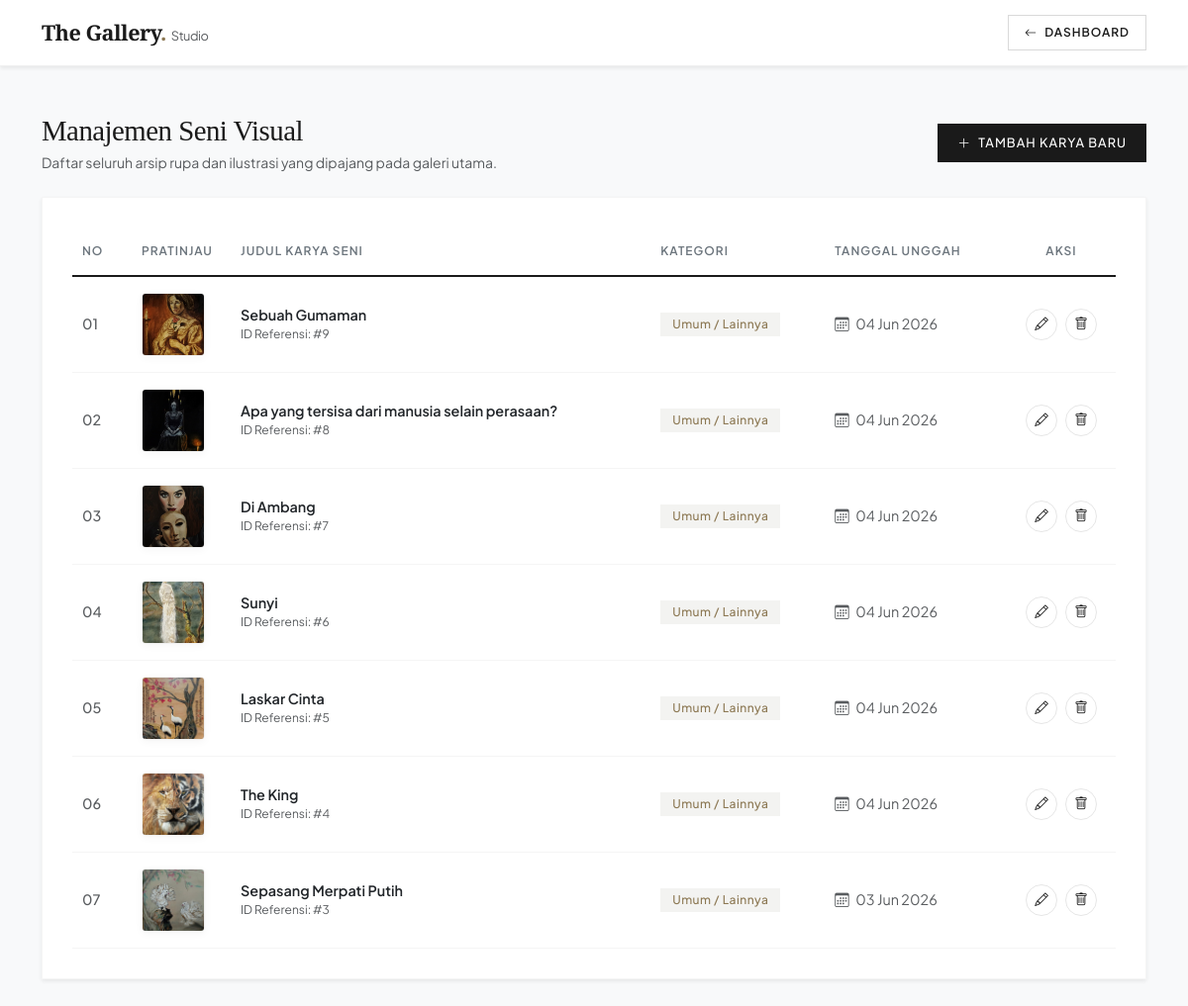
The page /web-dimanis/admin/art-list.php (signed in) on the database its author committed.
### tables this page shows
CREATE TABLE `artworks` (
  `id` int(11) NOT NULL,
  `category_id` int(11) DEFAULT NULL,
  `title` varchar(100) NOT NULL,
  `image_path` varchar(255) NOT NULL,
  `description` text DEFAULT NULL,
  `created_at` timestamp NOT NULL DEFAULT current_timestamp()
);

### web-dimanis/admin/art-list.php (the view, shortened to what this page needs)
<?php
require_once '../config/database.php';
$query = "SELECT artworks.*, categories.name AS category_name
          FROM artworks
          LEFT JOIN categories ON artworks.category_id = categories.id
          ORDER BY artworks.id DESC";
$stmt = $pdo->query($query);
$artworks = $stmt->fetchAll();
?>
<!DOCTYPE html>
<html lang="id">
<head>
    <link href="https://cdn.jsdelivr.net/npm/bootstrap@5.3.3/dist/css/bootstrap.min.css" rel="stylesheet">
    <link rel="stylesheet" href="https://cdn.jsdelivr.net/npm/bootstrap-icons@1.11.3/font/bootstrap-icons.min.css">
</head>
<body>
<nav class="navbar navbar-expand-lg admin-navbar shadow-sm">
    <div class="container">
        <a class="navbar-brand-custom" href="index.php">
            The Gallery<span style="color: var(--accent-gold);">.</span> <small style="font-size: 0.8rem; font-family: 'Plus Jakarta Sans'; font-weight:400;" class="text-muted">Studio</small>
        </a>
        <div class="ms-auto">
            <a href="index.php" class="btn btn-back-custom"><i class="bi bi-arrow-left me-1"></i> Dashboard</a>
        </div>
    </div>
</nav>
<div class="container my-5">
    <div class="d-flex flex-column flex-sm-row justify-content-between align-items-start align-items-sm-center gap-3 mb-4">
        <div>
            <h2 class="page-title mb-1">Manajemen Seni Visual</h2>
            <p class="text-muted small mb-0">Daftar seluruh arsip rupa dan ilustrasi yang dipajang pada galeri utama.</p>
        </div>
        <a href="art-add.php" class="btn btn-add-minimal">
            <i class="bi bi-plus-lg me-1"></i> Tambah Karya Baru
        </a>
    </div>
    <div class="workspace-panel shadow-sm">
        <div class="table-responsive">
            <table class="table custom-table align-middle mb-0">
                <thead>
                    <tr>
                        <th style="width: 60px;">No</th>
                        <th style="width: 100px;">Pratinjau</th>
                        <th>Judul Karya Seni</th>
                        <th>Kategori</th>
                        <th>Tanggal Unggah</th>
                        <th style="width: 110px;" class="text-center">Aksi</th>
                    </tr>
                </thead>
                <tbody>
                    <?php if (empty($artworks)): ?>
                        <tr>
                            <td colspan="6" class="text-center text-muted py-5 italic">
                                <i class="bi bi-image-alt d-block mb-2 fs-3 text-black-50"></i>
                                Belum ada karya seni visual yang diunggah ke dalam galeri.
                            </td>
                        </tr>
                    <?php else: $no = 1; foreach ($artworks as $art): ?>
                        <tr>
                            <td class="text-muted fw-medium"><?= sprintf("%02d", $no++); ?></td>
                            <td>
                                <img src="../assets/uploads/<?= htmlspecialchars($art['image_path']); ?>" alt="Preview" class="art-preview-thumb">
                            </td>
                            <td>
                                <span class="d-block fw-semibold text-dark mb-0"><?= htmlspecialchars($art['title']); ?></span>
                                <small class="text-muted d-block" style="font-size: 0.75rem;">ID Referensi: #<?= $art['id']; ?></small>
                            </td>
                            <td>
                                <span class="badge badge-category"><?= htmlspecialchars($art['category_name'] ?? 'Umum / Lainnya'); ?></span>
                            </td>
                            <td class="text-muted small">
                                <i class="bi bi-calendar3 me-1"></i> <?= date('d M Y', strtotime($art['created_at'])); ?>
                            </td>
                            <td class="text-center">
                                <div class="d-flex justify-content-center gap-2">
                                    <a href="art-edit.php?id=<?= $art['id']; ?>" class="btn-action-round edit" title="Sunting Data Karya">
                                        <i class="bi bi-pencil"></i>
                                    </a>
                                    <a href="art-delete.php?id=<?= $art['id']; ?>" class="btn-action-round delete" title="Hapus Karya" onclick="return confirm('Apakah Anda yakin ingin melenyapkan karya rupa ini dari arsip?')">
                                        <i class="bi bi-trash"></i>
                                    </a>
                                </div>
                            </td>
                        </tr>
                    <?php endforeach; endif; ?>
                </tbody>
            </table>
        </div>
    </div>
</div>
</body>
</html>

### web-dimanis/admin/art-list.php (style rules this page uses)
:root { --bg-workspace: #F8F9FA; --panel-white: #FFFFFF; --dark-charcoal: #1A1A1A; --accent-gold: #8C7853; --text-muted: #6C757D; }
body { background-color: var(--bg-workspace); font-family: 'Plus Jakarta Sans', sans-serif; color: var(--dark-charcoal); -webkit-font-smoothing: antialiased; }
.admin-navbar { background-color: var(--panel-white); border-bottom: 1px solid rgba(0, 0, 0, 0.06); padding: 15px 0; }
.navbar-brand-custom { font-family: 'Playfair Display', serif; font-weight: 600; font-size: 1.35rem; color: var(--dark-charcoal) !important; text-decoration: none; letter-spacing: -0.5px; }
.btn-back-custom { font-size: 0.75rem; text-transform: uppercase; letter-spacing: 1px; font-weight: 600; border-radius: 0; padding: 8px 16px; border: 1px solid rgba(0,0,0,0.15); color: var(--dark-charcoal); transition: all 0.3s ease; background: transparent; }
.page-title { font-family: 'Playfair Display', serif; font-weight: 500; font-size: 1.8rem; letter-spacing: -0.5px; }
.btn-add-minimal { background-color: var(--dark-charcoal); color: #FFF; border-radius: 0; font-size: 0.8rem; text-transform: uppercase; letter-spacing: 1px; padding: 10px 20px; font-weight: 500; border: none; transition: all 0.3s ease; }
.workspace-panel { background: var(--panel-white); border: 1px solid rgba(0, 0, 0, 0.04); border-radius: 0; padding: 30px; }
.custom-table thead { border-bottom: 2px solid var(--dark-charcoal); }
.custom-table th { font-size: 0.75rem; text-transform: uppercase; letter-spacing: 1px; font-weight: 600; color: var(--text-muted); padding: 15px 10px; background: transparent; }
.custom-table td { padding: 16px 10px; font-size: 0.9rem; border-bottom: 1px solid rgba(0, 0, 0, 0.04); }
.custom-table tbody tr { transition: background-color 0.2s ease; }
.art-preview-thumb { width: 64px; height: 64px; object-fit: cover; border-radius: 4px; border: 1px solid rgba(0,0,0,0.06); box-shadow: 0 2px 8px rgba(0,0,0,0.04); }
.badge-category { background-color: #F3F3F1; color: var(--accent-gold); font-weight: 500; font-size: 0.75rem; padding: 6px 12px; border-radius: 0; letter-spacing: 0.5px; }
.btn-action-round { width: 32px; height: 32px; display: inline-flex; align-items: center; justify-content: center; border-radius: 50%; border: 1px solid rgba(0,0,0,0.1); background: transparent; font-size: 0.85rem; transition: all 0.2s ease; color: var(--dark-charcoal); text-decoration: none; }

### rows shown on the page
artworks: image_path (picture), title "Sebuah Gumaman", id "9", category_name "Umum / Lainnya", created_at "04 Jun 2026"
artworks: image_path (picture), title "Apa yang tersisa dari manusia selain perasaan?", id "8", category_name "Umum / Lainnya", created_at "04 Jun 2026"
artworks: image_path (picture), title "Di Ambang", id "7", category_name "Umum / Lainnya", created_at "04 Jun 2026"
artworks: image_path (picture), title "Sunyi", id "6", category_name "Umum / Lainnya", created_at "04 Jun 2026"
artworks: image_path (picture), title "Laskar Cinta", id "5", category_name "Umum / Lainnya", created_at "04 Jun 2026"
artworks: image_path (picture), title "The King", id "4", category_name "Umum / Lainnya", created_at "04 Jun 2026"
artworks: image_path (picture), title "Sepasang Merpati Putih", id "3", category_name "Umum / Lainnya", created_at "03 Jun 2026"
